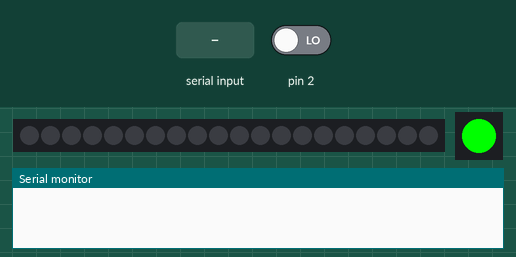
Recording of a sketch running on a simulated Arduino Uno, built with avr-gcc and run on an emulated ATmega328P. Parts: 20 RGB LEDs in strip order, left to right, 1 RGB LEDs in strip order, left to right, the last lines printed to the serial monitor. Inputs (shaded band) come from the test bench; at power-on: pin 2 LOW. Dim RGB values are drawn brighter than linear.

Above: at 1.9 s.
2.0 s: "Playing\n" received over Serial
At 2.7 s:
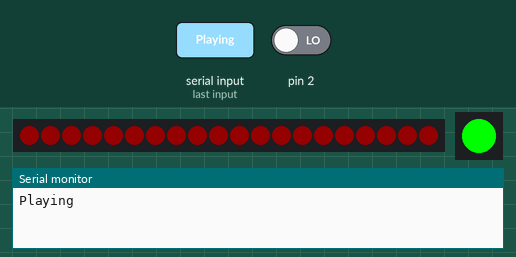
At 4.8 s:
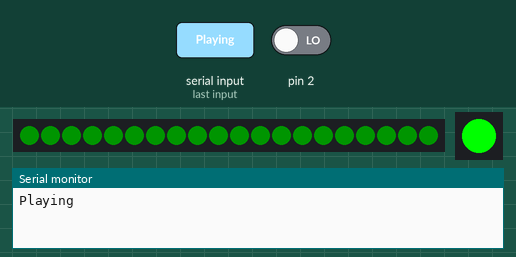
5.0 s: pin 2 driven HIGH
At 5.6 s:
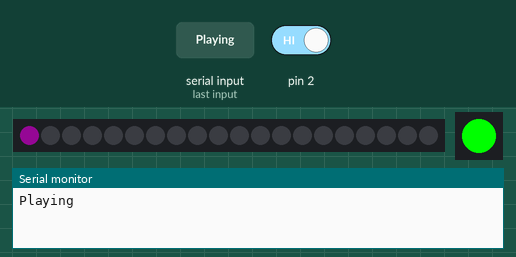
Timing chart, 0 to 8.0 s (numbered marks = the images above; inputs shaded):
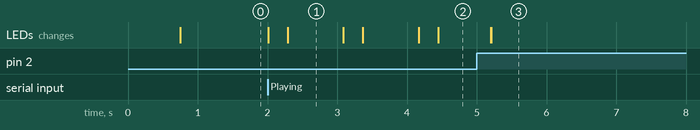

Measured:
- after the input at 2.0 s, the LEDs: first change at once (image 1 shows a later state)
- after the input at 5.0 s, the LEDs: first differ from a run without the input after 0.21 s (image 3)
- what the display in image 1 shows lasts 0.8 s, from 2.3 s to 3.1 s

The sketch:

Ring_Buttonmash_Light_Button.ino
```cpp
#include <Adafruit_NeoPixel.h>

#define PIN 4   // input pin Neopixel is attached to

#define RGBSWITCH 3 // Pin for the rgb LED on the switch

#define NUMPIXELS 20 // number of neopixels

#define BRIGHTNESS 20

Adafruit_NeoPixel pixels = Adafruit_NeoPixel(NUMPIXELS, PIN, NEO_GRB + NEO_KHZ800);
Adafruit_NeoPixel strip = Adafruit_NeoPixel(1, RGBSWITCH, NEO_GRB + NEO_KHZ800);

double pushCounter1 = 0;

int ButtonState1 = 0;

int LastButtonState1 = 0;

int Add;
int Other;

int multiplyer = 4;

bool playing;

void setup()
{
  playing = false;
  pinMode(2, INPUT);
  pixels.setBrightness(BRIGHTNESS);
  delay(750);
  pixels.begin();
  pixels.show();
  Serial.begin(9600);

  strip.begin();
  strip.setPixelColor(0, 0, 255, 0);
  strip.show();

}

void loop()
{
  if (!playing && digitalRead(2)) {
    Serial.print("Start");
    Serial.println();
    strip.setPixelColor(0, 0, 0, 0);
    strip.show();
  }
  if(Serial.available() > 0 && !playing){
    String piCommand = Serial.readStringUntil('\n');
    if(piCommand == "Playing"){
      Serial.print("Playing");
      Serial.println();
      playing = true;

      GreenLoop(); //its green?
      delay(800);
      pixels.clear();
      GreenLoop(); //its green?
      delay(800);
      pixels.clear();
      RedLoop(); // its red?
      delay(750);
      pixels.clear();
      pixels.show();
    }else if (piCommand == "Celebrate") {
      for (int i = 0; i < 6; i++) {
        GreenLoop();
        delay(200);
        pixels.clear();
        RedLoop();
        delay(200);
        pixels.clear();
      }
    }
  }
  if (playing) {
    ButtonState1 = digitalRead(2);
    delay(10);
    if(ButtonState1 != LastButtonState1){
      pushCounter1++;          //increment Counter 1
    }
    if (pushCounter1/multiplyer > 19){
      pixels.clear();          // clear the strip
      FlashRed(1);
      pixels.clear();// make handset one flash red
    }
    LastButtonState1 = ButtonState1;
    if ((int)pushCounter1%multiplyer == 1){
      pixels.setPixelColor(pushCounter1/multiplyer + 1,0, 0, 0,0);
      pixels.setPixelColor(pushCounter1/multiplyer,255, 20, 251,0);
      pixels.show();
    }
    if (pushCounter1 > 0){
      pushCounter1 -= 0.05;
    }
  }
}

void FlashRed(int Handset){

// The if statments here decide which handset is to flash Red and which one is to flash green.
// i use the Add and Other Variables because the pixels, with teo ring, are numbered 0 to 23.
// It is then just a for loop to set the relevent pixels using the setPixelColor() command and show() command.

  if(Handset == 1){
    Add = 0;
    Other =12;
  }
    for(int j=1;j<4;j++){
        for(int i=0; i<20;i++){
          pixels.setPixelColor(i + Add,0,255,0,0);
          pixels.setPixelColor(i + Other,0,255,0,0);
          pixels.show();
        }
          delay(500);
        for(int i=0; i<12;i++){
          pixels.setPixelColor(i + Add,0,255,255,0);
          pixels.setPixelColor(i + Other,0,255,255,0);
          pixels.show();
        }
          delay(500);
      }

      playing = false;
      Serial.print("Win");
      Serial.println();
      delay(10);
      Serial.flush();
      Serial.read();
      strip.setPixelColor(0, 0, 255, 0);
      strip.show();

      pushCounter1  = 0;
      pixels.clear();
}

void GreenLoop(){

  for (int k=0;k<9;k++){
    pixels.setPixelColor(k,255,0,0,0);
    pixels.setPixelColor(k+1,255,0,0,0);
    pixels.setPixelColor(k+2,255,0,0,0);
    pixels.setPixelColor(k+3,255,0,0,0);
    pixels.setPixelColor(k+12,255,0,0,0);
    pixels.setPixelColor(k+13,255,0,0,0);
    pixels.setPixelColor(k+14,255,0,0,0);
    pixels.setPixelColor(k+15,255,0,0,0);
    pixels.show();
    delay(30);
  }
}

void RedLoop(){

  for (int k=0;k<9;k++){
    pixels.setPixelColor(k,0,255,0,0);
    pixels.setPixelColor(k+1,0,255,0,0);
    pixels.setPixelColor(k+2,0,255,0,0);
    pixels.setPixelColor(k+3,0,255,0,0);
    pixels.setPixelColor(k+12,0,255,0,0);
    pixels.setPixelColor(k+13,0,255,0,0);
    pixels.setPixelColor(k+14,0,255,0,0);
    pixels.setPixelColor(k+15,0,255,0,0);
    pixels.show();
    delay(30);
  }
}

void DestroyPixel(){


  }
```
